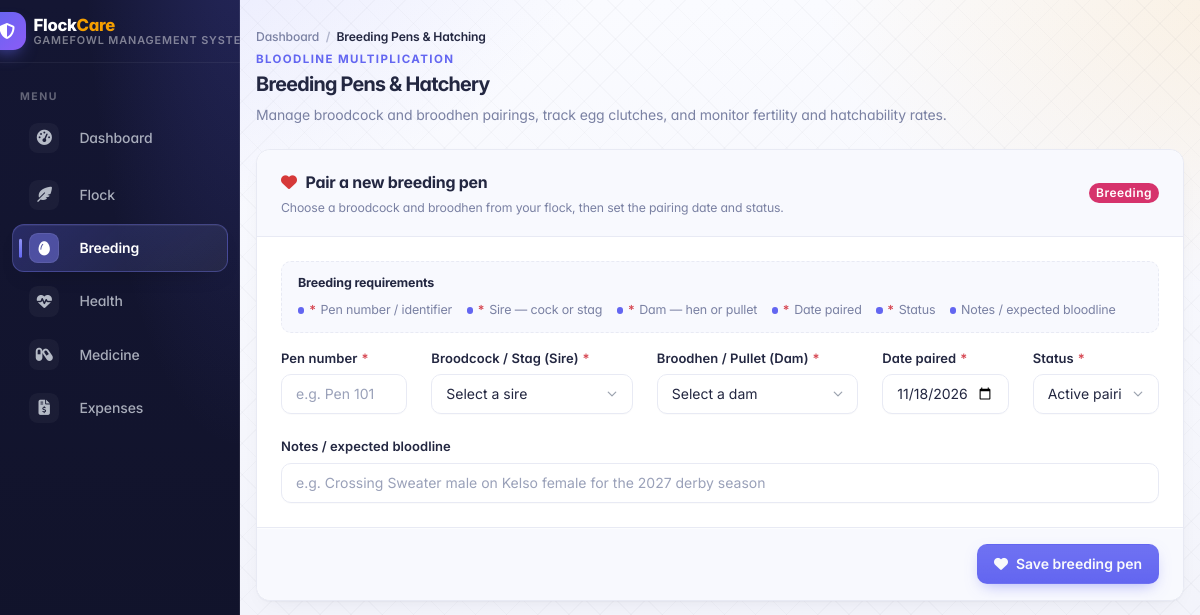
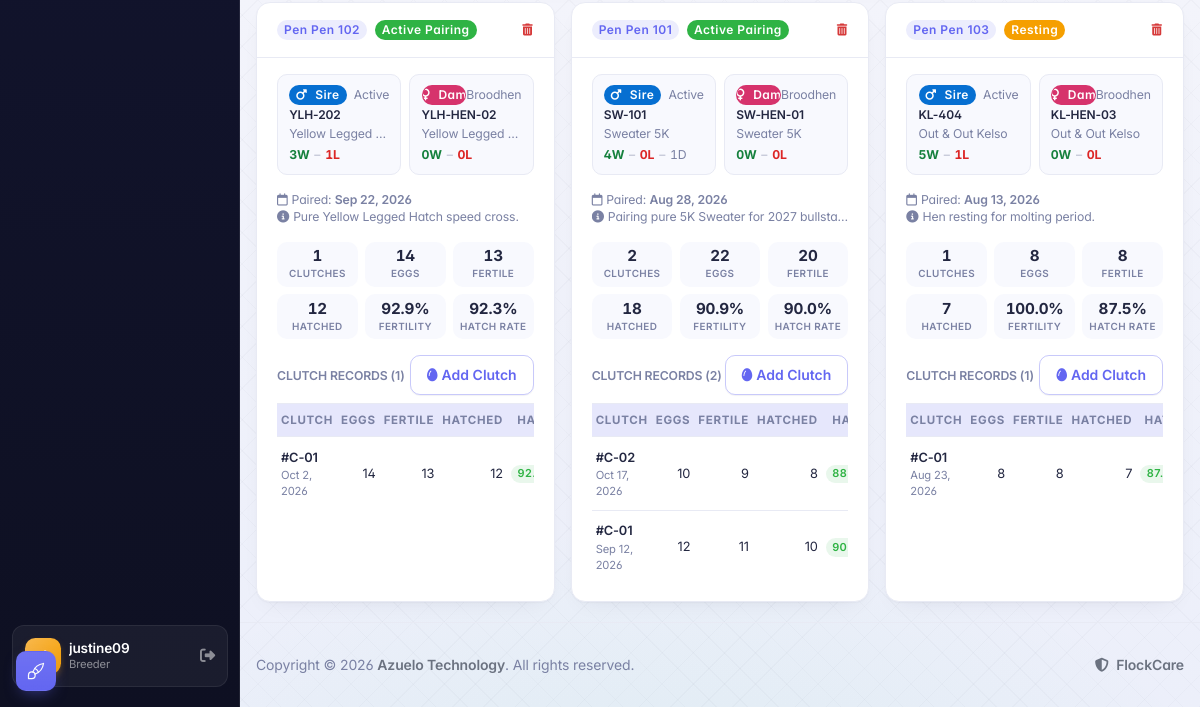
Page /info/breeding/ (signed in) on the earlier database version (2 pictures, top to bottom).
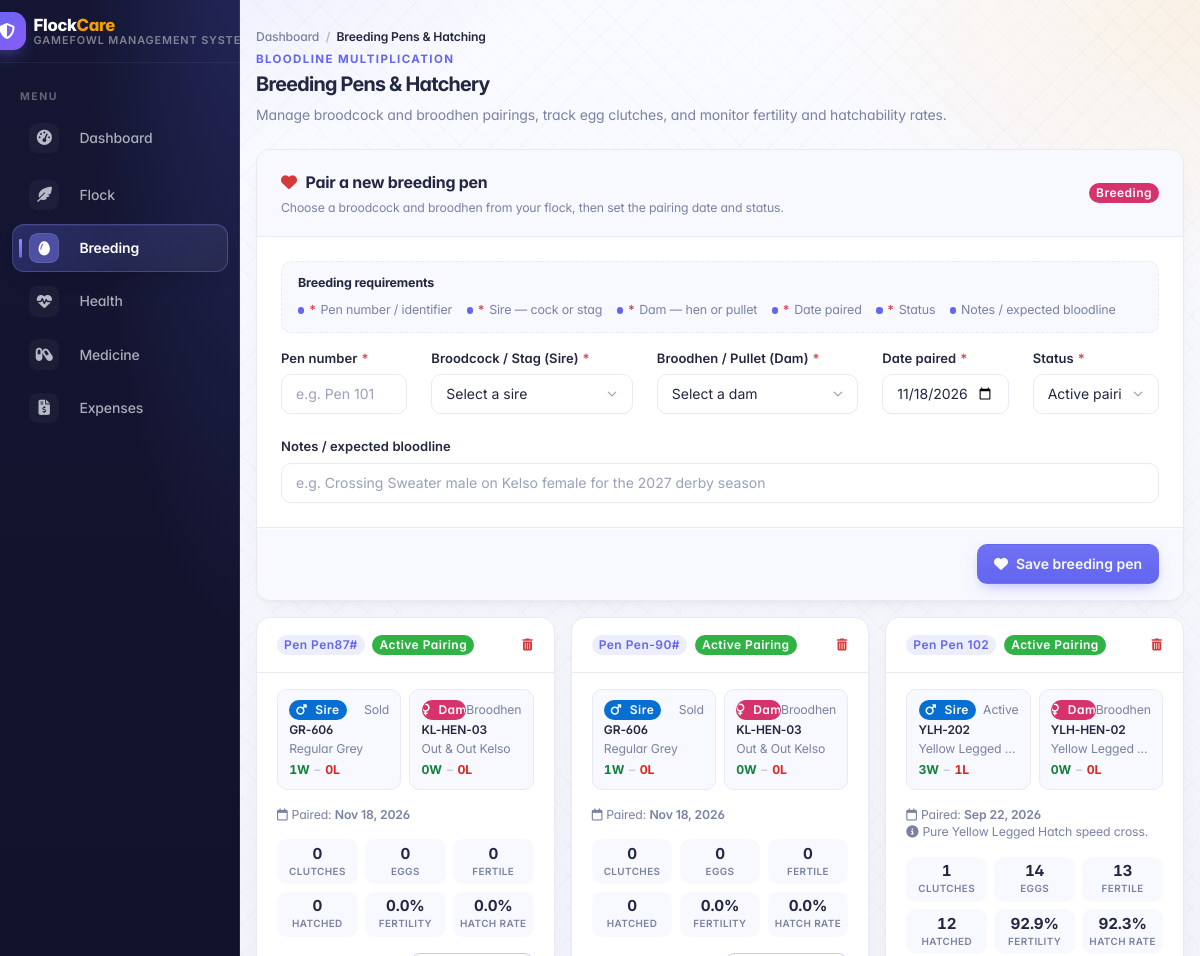
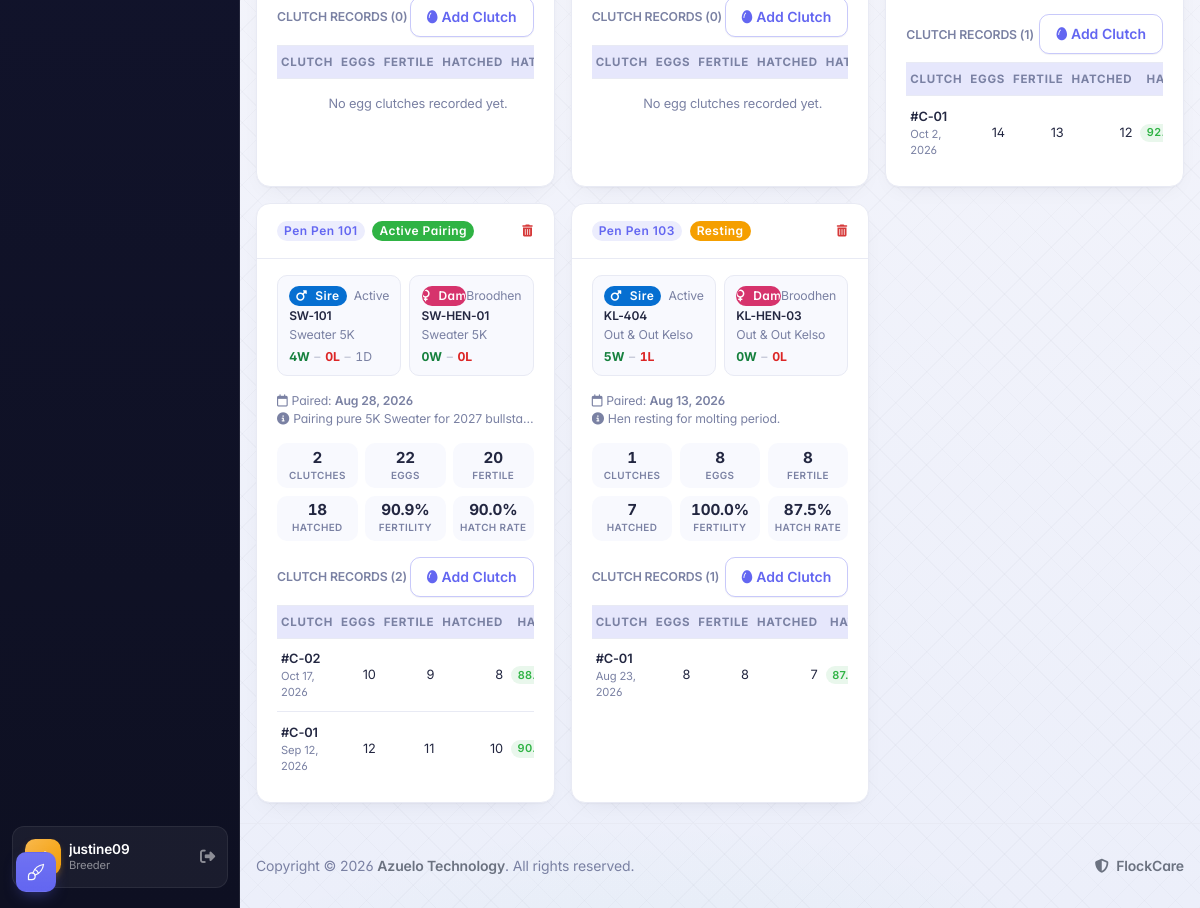
Same page on the later database version (2 pictures, top to bottom).
### apps/info/models.py (models this page shows, shortened)
class BreedingPen(models.Model):
    STATUS_CHOICES = [
        ('active', 'Active Pairing'),
        ('resting', 'Resting'),
        ('completed', 'Completed'),
    ]
    user = models.ForeignKey(User, on_delete=models.CASCADE, related_name='breeding_pens')
    pen_number = models.CharField(max_length=50)
    sire = models.ForeignKey(FlockMember, on_delete=models.CASCADE, related_name='sire_pens')
    dam = models.ForeignKey(FlockMember, on_delete=models.CASCADE, related_name='dam_pens')
    date_paired = models.DateField()
    date_separated = models.DateField(null=True, blank=True)
    status = models.CharField(max_length=20, choices=STATUS_CHOICES, default='active')
    notes = models.TextField(blank=True)
    created_at = models.DateTimeField(auto_now_add=True)
    class Meta:
        ordering = ['-date_paired', '-created_at']
    @property
    def total_clutches(self):
        return len(self.clutches.all())
    @property
    def total_eggs(self):
        return sum(clutch.eggs_collected for clutch in self.clutches.all())
    @property
    def total_fertile_eggs(self):
        return sum(clutch.fertile_eggs for clutch in self.clutches.all())
    @property
    def total_hatched(self):
        return sum(clutch.hatched_count for clutch in self.clutches.all())
    @property
    def fertility_rate(self):
        if self.total_eggs:
            return round((self.total_fertile_eggs / self.total_eggs) * 100, 1)
        return 0.0
    @property
    def hatchability_rate(self):
        if self.total_fertile_eggs:
            return round((self.total_hatched / self.total_fertile_eggs) * 100, 1)
        return 0.0

class FlockMember(models.Model):
    STATUS_CHOICES = [
        ('Active', 'Active'),
        ('Broodcock', 'Broodcock'),
        ('Broodhen', 'Broodhen'),
        ('Retired', 'Retired'),
        ('Sold', 'Sold'),
    ]
    GENDER_CHOICES = [
        ('Stag', 'Stag'),
        ('Cock', 'Cock'),
        ('Pullet', 'Pullet'),
        ('Hen', 'Hen'),
    ]
    COMB_CHOICES = [
        ('Pea', 'Pea Comb'),
        ('Straight', 'Straight / Single Comb'),
        ('Strawberry', 'Strawberry Comb'),
        ('Walnut', 'Walnut Comb'),
        ('Cushion', 'Cushion Comb'),
        ('Other', 'Other'),
    ]
    LEG_COLOR_CHOICES = [
        ('Yellow', 'Yellow'),
        ('Green', 'Green'),
        ('White', 'White'),
        ('Blue/Slate', 'Blue / Slate'),
        ('Lead', 'Lead / Dark'),
        ('Other', 'Other'),
    ]
    user = models.ForeignKey(User, on_delete=models.CASCADE, related_name='flock_members')
    tag_number = models.CharField(max_length=50)
    breed = models.ForeignKey(Breed, on_delete=models.SET_NULL, null=True, blank=True, related_name='birds')
    gender = models.CharField(max_length=10, choices=GENDER_CHOICES)
    birth_date = models.DateField(null=True, blank=True)
    sire = models.CharField(max_length=50, blank=True, null=True)
    dam = models.CharField(max_length=50, blank=True, null=True)
    status = models.CharField(max_length=20, choices=STATUS_CHOICES, default='Active')
    comb_type = models.CharField(max_length=20, choices=COMB_CHOICES, default='Pea', blank=True)
    leg_color = models.CharField(max_length=20, choices=LEG_COLOR_CHOICES, default='Yellow', blank=True)
    color = models.CharField(max_length=100, blank=True, help_text="Plumage / feather color")
    cage_number = models.CharField(max_length=50, blank=True, help_text="Pen, cord, or coop identifier")
    image = models.FileField(upload_to='birds/', blank=True, null=True, help_text="Photo of bird")
    weight_grams = models.PositiveIntegerField(null=True, blank=True, help_text="Weight in grams")
    wins = models.PositiveIntegerField(default=0, blank=True)
    losses = models.PositiveIntegerField(default=0, blank=True)
    draws = models.PositiveIntegerField(default=0, blank=True)
    created_at = models.DateTimeField(auto_now_add=True)
    class Meta:
        ordering = ['-created_at']
        constraints = [
            models.UniqueConstraint(fields=['user', 'tag_number'], name='unique_user_tag_number')
        ]
        indexes = [
            models.Index(fields=['user', 'status']),
            models.Index(fields=['user', 'tag_number']),
        ]

class Breed(models.Model):
    name = models.CharField(max_length=100, unique=True)
    class Meta:
        ordering = ['name']

class ClutchRecord(models.Model):
    pen = models.ForeignKey(BreedingPen, on_delete=models.CASCADE, related_name='clutches')
    clutch_number = models.CharField(max_length=50, blank=True)
    date_started = models.DateField()
    eggs_collected = models.PositiveIntegerField(default=0)
    fertile_eggs = models.PositiveIntegerField(default=0)
    hatched_count = models.PositiveIntegerField(default=0)
    hatch_date = models.DateField(null=True, blank=True)
    notes = models.TextField(blank=True)
    created_at = models.DateTimeField(auto_now_add=True)
    class Meta:
        ordering = ['-date_started', '-created_at']
    @property
    def hatchability_rate(self):
        if self.fertile_eggs > 0:
            return round((self.hatched_count / self.fertile_eggs) * 100, 1)
        return 0.0

### apps/info/views.py (the view)
# urls.py: path('breeding/', views.breeding_list_page, name='breeding_list'),
@login_required(login_url='login')
def breeding_list_page(request):
    pens = BreedingPen.objects.filter(user=request.user).select_related('sire', 'dam').prefetch_related('clutches')
    members = scoped_flock_members(request.user).select_related('breed')
    cocks = members.filter(gender__in=['Cock', 'Stag']).order_by('tag_number')
    hens = members.filter(gender__in=['Hen', 'Pullet']).order_by('tag_number')
    return render(request, 'info/breeding_list.html', {
        'pens': pens,
        'cocks': cocks,
        'hens': hens,
    })

### apps/core/scoping.py (called while the page is built)
def scoped_flock_members(user):
    return FlockMember.objects.filter(user=user)

### templates/info/breeding_list.html (shortened to what the changed rows need)
{% extends "theme/base.html" %}
{% block content %}
  <div class="page-header d-print-none mb-4" aria-label="Page header">
    <h2 class="page-title mb-0">Breeding Pens &amp; Hatchery</h2>
  </div>
  <div class="row row-cards">
    {% for pen in pens %}
      <div class="col-md-6 col-lg-4">
        <div class="card h-100">
          <div class="card-header d-flex justify-content-between align-items-center">
            <div>
              <span class="badge bg-primary-lt me-1">Pen {{ pen.pen_number }}</span>
              <span class="badge {% if pen.status == 'active' %}bg-success text-white{% elif pen.status == 'resting' %}bg-warning text-white{% else %}bg-secondary text-white{% endif %}">
                {{ pen.get_status_display }}
              </span>
            </div>
            <button type="button" class="btn btn-sm btn-ghost-danger btn-icon" onclick="deletePen({{ pen.id }})" title="Delete pen">
              <i class="fas fa-trash-alt"></i>
            </button>
          </div>
          <div class="card-body">
            <div class="row g-2 mb-3">
              <div class="col-6">
                <div class="dh-breed-bird h-100">
                  <div class="d-flex justify-content-between align-items-center mb-1">
                    <span class="badge bg-blue text-white"><i class="fas fa-mars me-1"></i>Sire</span>
                    <span class="text-muted small">{{ pen.sire.status }}</span>
                  </div>
                  <div class="fw-bold fs-5 lh-1 mb-1">{{ pen.sire.tag_number }}</div>
                  <div class="text-muted small text-truncate" title="{{ pen.sire.breed.name|default:'Pure' }}">
                    {{ pen.sire.breed.name|default:"Pure" }}
                  </div>
                  <div class="dh-record small mt-1">
                    <span class="dh-record-wins">{{ pen.sire.wins }}W</span>
                    <span class="dh-record-sep">&ndash;</span>
                    <span class="dh-record-losses">{{ pen.sire.losses }}L</span>
                    {% if pen.sire.draws %}
                      <span class="dh-record-sep">&ndash;</span>
                      <span class="text-muted">{{ pen.sire.draws }}D</span>
                    {% endif %}
                  </div>
                </div>
              </div>
              <div class="col-6">
                <div class="dh-breed-bird h-100">
                  <div class="d-flex justify-content-between align-items-center mb-1">
                    <span class="badge bg-pink text-white"><i class="fas fa-venus me-1"></i>Dam</span>
                    <span class="text-muted small">{{ pen.dam.status }}</span>
                  </div>
                  <div class="fw-bold fs-5 lh-1 mb-1">{{ pen.dam.tag_number }}</div>
                  <div class="text-muted small text-truncate" title="{{ pen.dam.breed.name|default:'Pure' }}">
                    {{ pen.dam.breed.name|default:"Pure" }}
                  </div>
                  <div class="dh-record small mt-1">
                    <span class="dh-record-wins">{{ pen.dam.wins }}W</span>
                    <span class="dh-record-sep">&ndash;</span>
                    <span class="dh-record-losses">{{ pen.dam.losses }}L</span>
                  </div>
                </div>
              </div>
            </div>
            <div class="small text-muted mb-3">
              <div><i class="far fa-calendar me-1"></i>Paired: <strong>{{ pen.date_paired|date:"M j, Y" }}</strong></div>
              {% if pen.notes %}
                <div class="text-truncate" title="{{ pen.notes }}"><i class="fas fa-info-circle me-1"></i>{{ pen.notes }}</div>
              {% endif %}
            </div>
            <div class="dh-breed-stats mb-3">
              <div class="dh-breed-stat">
                <span class="dh-breed-stat-value">{{ pen.total_clutches }}</span>
                <span class="dh-breed-stat-label">Clutches</span>
              </div>
              <div class="dh-breed-stat">
                <span class="dh-breed-stat-value">{{ pen.total_eggs }}</span>
                <span class="dh-breed-stat-label">Eggs</span>
              </div>
              <div class="dh-breed-stat">
                <span class="dh-breed-stat-value">{{ pen.total_fertile_eggs }}</span>
                <span class="dh-breed-stat-label">Fertile</span>
              </div>
              <div class="dh-breed-stat">
                <span class="dh-breed-stat-value">{{ pen.total_hatched }}</span>
                <span class="dh-breed-stat-label">Hatched</span>
              </div>
              <div class="dh-breed-stat">
                <span class="dh-breed-stat-value">{{ pen.fertility_rate }}%</span>
                <span class="dh-breed-stat-label">Fertility</span>
              </div>
              <div class="dh-breed-stat">
                <span class="dh-breed-stat-value">{{ pen.hatchability_rate }}%</span>
                <span class="dh-breed-stat-label">Hatch rate</span>
              </div>
            </div>
            <div class="d-flex justify-content-between align-items-center mb-2">
              <span class="fw-semibold small text-uppercase text-muted">Clutch records ({{ pen.total_clutches }})</span>
              <button type="button" class="btn btn-xs btn-outline-primary" onclick="openClutchModal({{ pen.id }})">
                <i class="fas fa-egg me-1"></i>Add Clutch
              </button>
            </div>
            <div class="table-responsive">
              <table class="table table-sm table-vcenter mb-0 dh-breed-records">
                <thead>
                  <tr>
                    <th>Clutch</th>
                    <th class="text-end">Eggs</th>
                    <th class="text-end">Fertile</th>
                    <th class="text-end">Hatched</th>
                    <th class="text-end">Hatch</th>
                  </tr>
                </thead>
                <tbody>
                  {% for clutch in pen.clutches.all %}
                    <tr>
                      <td>
                        <div class="fw-semibold">#{{ clutch.clutch_number|default:forloop.counter }}</div>
                        <div class="text-muted small">{{ clutch.date_started|date:"M j, Y" }}</div>
                      </td>
                      <td class="text-end">{{ clutch.eggs_collected }}</td>
                      <td class="text-end">{{ clutch.fertile_eggs }}</td>
                      <td class="text-end">{{ clutch.hatched_count }}</td>
                      <td class="text-end">
                        <span class="badge {% if clutch.hatchability_rate >= 75 %}bg-success-lt{% elif clutch.hatchability_rate >= 50 %}bg-warning-lt{% else %}bg-danger-lt{% endif %}">
                          {{ clutch.hatchability_rate }}%
                        </span>
                      </td>
                    </tr>
                  {% empty %}
                    <tr>
                      <td colspan="5" class="text-center text-muted py-3 small mb-0">No egg clutches recorded yet.</td>
                    </tr>
                  {% endfor %}
                </tbody>
              </table>
            </div>
          </div>
        </div>
      </div>
    {% endfor %}
  </div>
{% endblock %}

Differences in the rows shown:
added BreedingPen: pen_number "Pen87#", status "Active Pairing", sire.status "Sold", sire.tag_number "GR-606", sire.breed.name "Regular Grey", sire.wins "1", sire.losses "0", dam.status "Broodhen", dam.tag_number "KL-HEN-03", dam.breed.name "Out & Out Kelso", dam.wins "0", dam.losses "0", date_paired "Nov 18, 2026", total_clutches "0", total_eggs "0", total_fertile_eggs "0", total_hatched "0", fertility_rate "0.0", hatchability_rate "0.0"
added BreedingPen: pen_number "Pen-90#", status "Active Pairing", sire.status "Sold", sire.tag_number "GR-606", sire.breed.name "Regular Grey", sire.wins "1", sire.losses "0", dam.status "Broodhen", dam.tag_number "KL-HEN-03", dam.breed.name "Out & Out Kelso", dam.wins "0", dam.losses "0", date_paired "Nov 18, 2026", total_clutches "0", total_eggs "0", total_fertile_eggs "0", total_hatched "0", fertility_rate "0.0", hatchability_rate "0.0"
